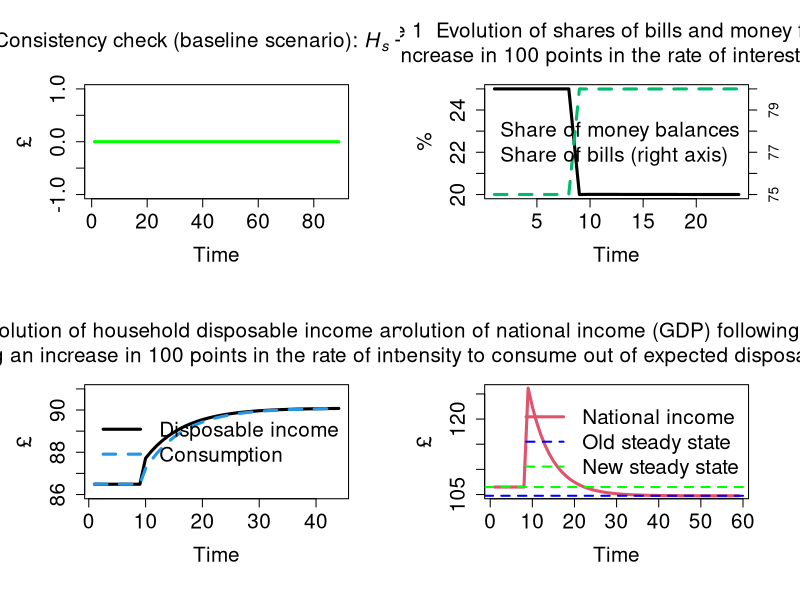

This figure's R source:
# Model PC for R: main code
# from Wynne Godley and Marc Lavoie
# Monetary Economics
# Chapter 4 

# Version: 30 May 2019; revised: 6 November 2023

################################################################################

#STEP 1: PREPARE THE WORK-SPACE

#Clear environment
rm(list=ls(all=TRUE))

#Clear plots
if(!is.null(dev.list())) dev.off()

#Clear console
cat("\014")

#Number of periods
nPeriods = 90

#Number of scenarios
nScenarios=3 

################################################################################

#STEP 2: SET THE COEFFICIENTS (EXOGENOUS VARIABLES AND PARAMETERS)
alpha1=matrix(data=0.6,nrow=nScenarios,ncol=nPeriods) #Propensity to consume out of income
alpha2=0.4 #Propensity to consume out of wealth
lambda0 = 0.635 #Autonomous share of bills
lambda1 = 5 #Elasticity of bills demand to interest rate
lambda2 = 0.01 #Elasticity of bills demand to yd/v
theta=0.2 #Tax rate on income
r_bar=matrix(data=0.025,nrow=nScenarios,ncol=nPeriods) #Interest rate as policy instrument

################################################################################

#STEP 3: CREATE VARIABLES AND ATTRIBUTE INITIAL VALUES
b_cb=matrix(data=21.62,nrow=nScenarios,ncol=nPeriods) #Government bills held by Central Bank
b_h=matrix(data=64.87,nrow=nScenarios,ncol=nPeriods) #Government bills held by households
b_s=matrix(data=21.62+64.87,nrow=nScenarios,ncol=nPeriods) #Government bills supplied by government
cons=matrix(data=0,nrow=nScenarios,ncol=nPeriods) #Consumption 
g=matrix(data=20,nrow=nScenarios,ncol=nPeriods) #Government expenditure
h_h=matrix(data=21.62,nrow=nScenarios,ncol=nPeriods) #Cash money held by households
h_s=matrix(data=21.62,nrow=nScenarios,ncol=nPeriods) #Cash money supplied by central bank
r=matrix(data=r_bar,nrow=nScenarios,ncol=nPeriods) #Interest rate on government bills
t=matrix(data=0,nrow=nScenarios,ncol=nPeriods) #Taxes
v=matrix(data=64.87+21.62,nrow=nScenarios,ncol=nPeriods) #Households wealth
y=matrix(data=0,nrow=nScenarios,ncol=nPeriods) #Income = GDP
yd=matrix(data=0,nrow=nScenarios,ncol=nPeriods) #Disposable income of households

################################################################################

#STEP 4: RUN THE MODEL

#STEP 4.A: DEFINE THE LOOPS

#Choose scenario
for (j in 1:nScenarios){
  
  #Define time loop
  for (i in 2:nPeriods){
    
    #Define iterations
    for (iterations in 1:100){
      
      
      #STEP 4.B: ADD ALTERNATIVE SCENARIOS  
      
      #Shock 1: higher interest rate
      if (i>=10 && j==2){r_bar[j,i]=0.035}
      
      #Shock 2: higher propensity to consume out of income
      if (i>=10 && j==3){alpha1[j,i]=0.7}
      
      
      #STEP 4.C: DEFINE THE SYSTEM OF EQUATIONS        
      
      #Determination of output - eq. 4.1
      y[j,i] = cons[j,i] + g[j,i]
      
      #Disposable income - eq. 4.2
      yd[j,i] = y[j,i] - t[j,i] + r[j,i-1]*b_h[j,i-1]
      
      #Tax payments - eq. 4.3
      t[j,i] = theta*(y[j,i] + r[j,i-1]*b_h[j,i-1])
      
      #Wealth accumulation - eq. 4.4
      v[j,i] = v[j,i-1] + (yd[j,i] - cons[j,i])
      
      #Consumption function - eq. 4.5
      cons[j,i] = alpha1[j,i]*yd[j,i] + alpha2*v[j,i-1]
      
      #Cash money - eq. 4.6
      h_h[j,i] = v[j,i] - b_h[j,i]
      
      #Demand for government bills - eq. 4.7
      b_h[j,i] = v[j,i]*(lambda0 + lambda1*r[j,i] - lambda2*(yd[j,i]/v[j,i]))
      
      #Supply of government bills - eq. 4.8
      b_s[j,i] = b_s[j,i-1] + (g[j,i] + r[j,i-1]*b_s[j,i-1]) - (t[j,i] + r[j,i-1]*b_cb[j,i-1])
      
      #Supply of cash - eq. 4.9
      h_s[j,i] = h_s[j,i-1] + b_cb[j,i] - b_cb[j,i-1]
      
      #Government bills held by the central bank - eq. 4.10
      b_cb[j,i] = b_s[j,i] - b_h[j,i]
      
      #Interest rate as policy instrument - eq. 4.11
      r[j,i] = r_bar[j,i]
      
      
        }
      }
    }

################################################################################

#STEP 5: CONSISTENCY CHECK (REDUNDANT EQUATION)

#Create consistency statement 
aerror=0
error=0
for (i in 2:(nPeriods-1)){error = error + (h_s[1,i]-h_h[1,i])^2}
aerror = error/nPeriods
if ( aerror<0.01 ){cat(" *********************************** \n Good news! The model is watertight! \n", "Average error =", aerror, "< 0.01 \n", "Cumulative error =", error, "\n ***********************************")} else{
  if ( aerror<1 && aerror<1 ){cat(" *********************************** \n Minor issues with model consistency \n", "Average error =", aerror, "> 0.01 \n", "Cumulative error =", error, "\n ***********************************")}
  else{cat(" ******************************************* \n Warning: the model is not fully consistent! \n", "Average error =", aerror, "> 1 \n", "Cumulative error =", error, "\n *******************************************")} }      

#Plot redundant equation
layout(matrix(c(1,2,3,4), 2, 2, byrow = TRUE))
par(mar = c(5.1+1, 4.1+1, 4.1+1, 2.1+1))
plot(h_s[1,2:nPeriods]-h_h[1,2:nPeriods], type="l", col="green",lwd=3,lty=1,font.main=1,cex.main=1.5,
     main=expression("Consistency check (baseline scenario): " * italic(H[phantom("")]["s"]) - italic(H[phantom("")]["h"])),
     cex.axis=1.5,cex.lab=1.5,ylab = '£',
     xlab = 'Time',ylim = range(-1,1))

################################################################################

#STEP 6: CREATE AND DISPLAY GRAPHS

#Set layout
#layout(matrix(c(1,2,3,4), 2, 2, byrow = TRUE))
par(mar = c(5.1+1, 4.1+1, 4.1+1, 2.1+1))

#Figure 1
plot(100*h_h[2,2:25]/v[2,2:25],type="l", col=1, lwd=3, lty=1, font.main=1,cex.main=1.5,
     main="Figure 1  Evolution of shares of bills and money following \n an increase in 100 points in the rate of interest on bills",
     ylab = '%',xlab = 'Time',ylim = range(20,25),cex.axis=1.5,cex.lab=1.5)
par(new=T)
plot(100*b_h[2,2:25]/v[2,2:25],type="l",lwd=3,lty=2,col=rgb(0,187,110,max=255),axes=F, ylab=NA,
     xlab=NA,ylim=range(75,80))
axis(side = 4,cex.axis=1,cex.lab=1.5)
legend("right",c("Share of money balances","Share of bills (right axis)"),  bty = "n",
       cex=1.5, lty=c(1,2), lwd=c(3,3), col = c(1,rgb(0,187,110,max=255)), box.lty=0)

#Figure 2
plot(yd[2,2:45],type="l", col=1, lwd=3, lty=1, font.main=1,cex.main=1.5,
     main="Figure 2  Evolution of household disposable income and consumption \n following an increase in 100 points in the rate of interest on bills",
     ylab = '£',xlab = 'Time',ylim = range(86,91),cex.axis=1.5,cex.lab=1.5)
lines(cons[2,2:45],type="l",lwd=3,lty=2,col=4)
legend("right",c("Disposable income","Consumption"),  bty = "n",
       cex=1.5, lty=c(1,2), lwd=c(3,3), col = c(1,4), box.lty=0)

#Figure 3 - Note: different from 4.5 as expectations are not included
plot(y[3,2:60],type="l", col=2, lwd=3, lty=1, font.main=1,cex.main=1.5,
     main="Figure 3  Evolution of national income (GDP) following an increase in \n the propensity to consume out of expected disposable income",
     ylab = '£',xlab = 'Time',ylim = range(105,126),cex.axis=1.5,cex.lab=1.5)
abline(h=y[3,2],col="green",lty=2,lwd=2)
abline(h=y[3,60],col="blue",lty=2,lwd=2)
legend("right",c("National income","Old steady state","New steady state"),  bty = "n",
       cex=1.5, lty=c(1,2,2), lwd=c(3,2,2), col = c(2,"blue","green"), box.lty=0)
